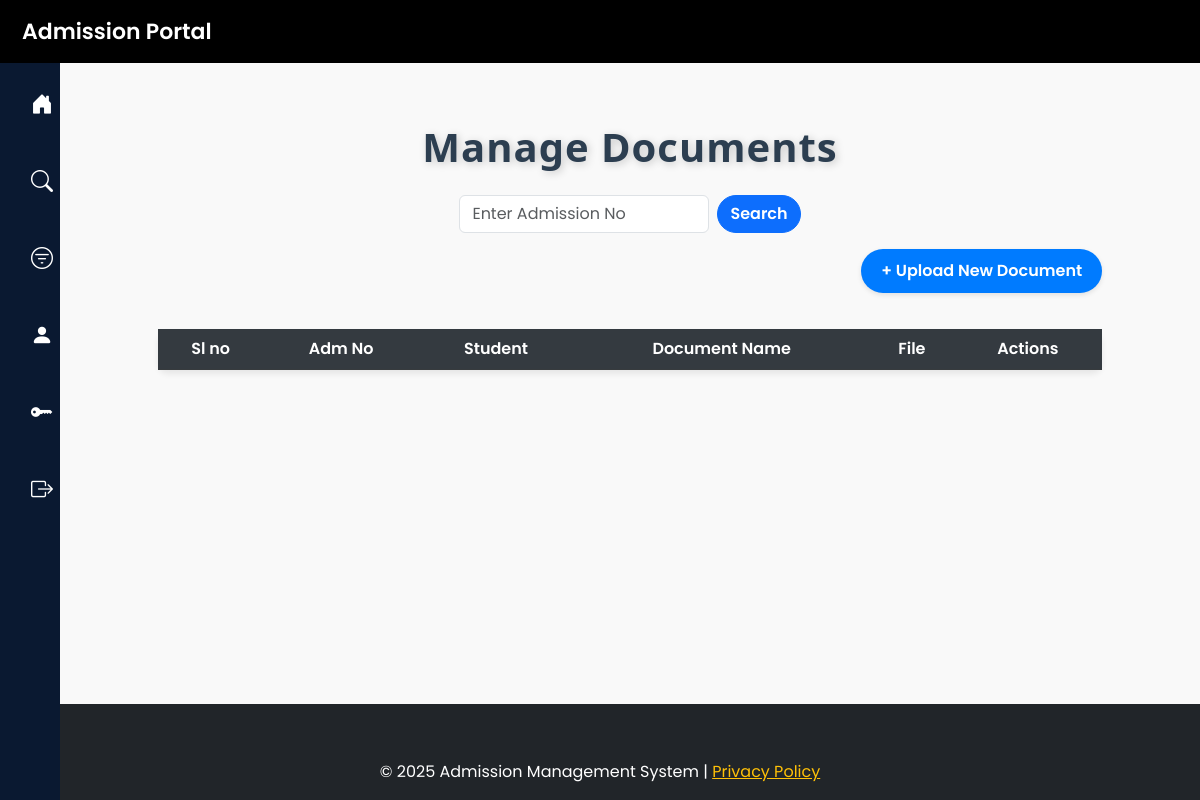
The page /manage_documents/ on the database as committed earlier.
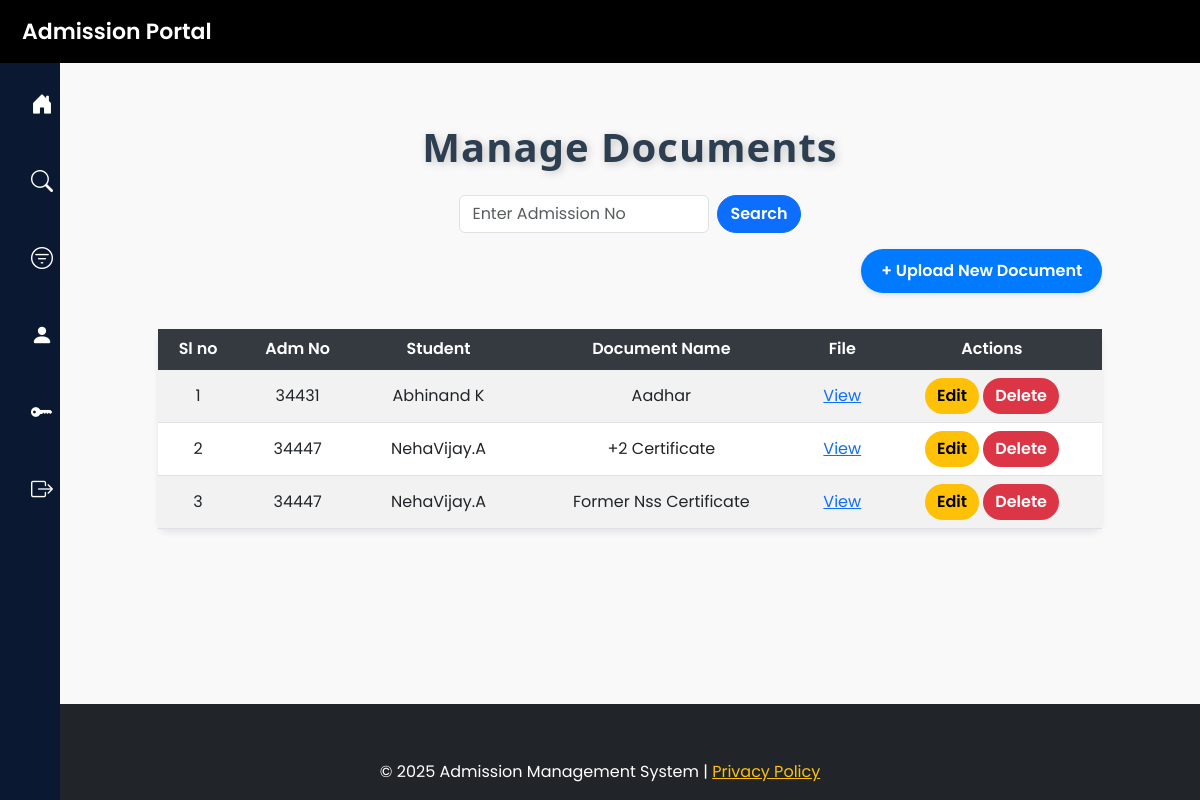
The same page on the database as committed later.
### admission/models.py (models this page shows, shortened)
class Document(models.Model):
    student = models.ForeignKey(Student, on_delete=models.CASCADE)  # Foreign key to Student table
    document_name = models.ForeignKey(DocType, on_delete=models.CASCADE)  # Document name
    document_file = models.FileField(upload_to='documents/')  # File upload field

class Student(models.Model):
    user = models.OneToOneField(User, on_delete=models.CASCADE,null=True,default=None)
    stud_name = models.CharField(max_length=100)
    stud_adm_no = models.CharField(max_length=20, unique=True)
    stud_reg_no = models.CharField(max_length=20, unique=True, blank=True, null=True)
    stud_roll_no = models.CharField(max_length=20, unique=True, blank=True, null=True)
    aadhaar = models.CharField(max_length=12, unique=True)
    abc_id = models.CharField(max_length=50, blank=True, null=True)
    email = models.EmailField(unique=True)
    phone = models.CharField(max_length=15)
    dob = models.DateField()
    caste = models.ForeignKey(Caste, on_delete=models.SET_NULL, blank=True, null=True)  # Foreign Key to Caste
    religion = models.ForeignKey(Religion, on_delete=models.SET_NULL, blank=True, null=True)  # Foreign Key to Religion
    quota = models.ForeignKey(Quota, on_delete=models.SET_NULL, blank=True, null=True)
    category = models.ForeignKey(Category, on_delete=models.SET_NULL, blank=True, null=True)
    program= models.ForeignKey(Program, on_delete=models.SET_NULL, blank=True, null=True)  # Foreign Key to Quota# Foreign Key to Quota
    pathway= models.ForeignKey(Pathway, on_delete=models.SET_NULL, blank=True, null=True)  # Foreign Key to Quota# Foreign Key to Quota
    board=models.ForeignKey(Board, on_delete=models.SET_NULL, blank=True, null=True)
    normalized_mark = models.FloatField(default=0.0)
    parent_name = models.CharField(max_length=100)
    parent_mob = models.CharField(max_length=15)
    house_name = models.CharField(max_length=100)
    post = models.CharField(max_length=50)
    district = models.CharField(max_length=50)
    state = models.CharField(max_length=50)
    pincode = models.CharField(max_length=10)
    date_of_joining = models.DateField()
    income = models.DecimalField(max_digits=10, decimal_places=2, blank=True, null=True)
    egrantz = models.BooleanField(default=False)
    status = models.BooleanField(default=True)  # Active/Inactive
    gender = models.CharField(max_length=10, choices=[('Male', 'Male'), ('Female', 'Female'), ('Other', 'Other')])
    blood_group = models.CharField(max_length=5, choices=[('A+', 'A+'), ('A-', 'A-'), ('B+', 'B+'),('B-', 'B-') ,('O+', 'O+'),('O-', 'O-'), ('AB-', 'AB-'),('AB+', 'AB+')])
    language=models.CharField(max_length=10, choices=[('Malayalam', 'Malayalam'), ('Hindi', 'Hindi')] ,default='Malayalam')
    identification_mark = models.TextField(blank=True, null=True)
    year_of_admission = models.IntegerField(default=2025)

class DocType(models.Model):
    name = models.CharField(max_length=255, unique=True)  # Unique document type name
    def __str__(self):
        return self.name

### admission/views.py (the view)
# urls.py: path('manage_documents/', views.manage_documents, name='manage_documents'),
def manage_documents(request):
    adm_no = request.GET.get('adm_no', '').strip()
    documents = Document.objects.all()
    if adm_no:
        documents = documents.filter(student__stud_adm_no__icontains=adm_no)
    return render(request, 'manage_documents.html', {
        'documents': documents,
        'adm_no': adm_no
    })

### admission/context_processors.py (called while the page is built)
def user_groups(request):
    is_office = request.user.groups.filter(name='office').exists()
    is_hod = request.user.groups.filter(name='hod').exists()
    is_superuser = request.user.is_superuser
    return {
        'is_office': is_office,
        'is_hod': is_hod,
        'is_superuser': is_superuser
    }

### AMS/admission/templates/manage_documents.html (shortened to what this page needs)
{% extends 'base.html' %}
{% block content %}
<div class="container">
    <div class="table-header d-flex flex-column align-items-center">
        <h2 class="mb-4">Manage Documents</h2>
        <form method="get" class="d-flex align-items-center gap-2 mb-3">
            <input type="text" name="adm_no" class="form-control" style="max-width: 250px;" placeholder="Enter Admission No" value="{{ adm_no }}">
            <button type="submit" class="btn btn-primary">Search</button>
        </form>
        <div class="w-100 d-flex justify-content-end mb-3">
            <a href="{% url 'upload_document' %}" class="add-button">+ Upload New Document</a>
        </div>
    </div>
    <table class="table table-striped">
        <thead class="table-dark">
            <tr>
                <th>Sl no</th>
                <th>Adm No</th>
                <th>Student</th>
                <th>Document Name</th>
                <th>File</th>
                <th>Actions</th>
            </tr>
        </thead>
        <tbody>
            {% for document in documents %}
            <tr>
                <td>{{ forloop.counter }}</td>
                <td>{{ document.student.stud_adm_no }}</td>
                <td>{{ document.student.stud_name }}</td>
                <td>{{ document.document_name }}</td>
                <td><a href="{{ document.document_file.url }}" target="_blank">View</a></td>
                <td>
                    <a href="{% url 'edit_document' document.pk %}" class="btn btn-warning">Edit</a>
                    <a href="{% url 'delete_document' document.pk %}" class="btn btn-danger">Delete</a>
                </td>
            </tr>
            {% endfor %}
        </tbody>
    </table>
</div>
{% endblock %}

Rows that differ between the two databases and show on the page:
added Document: student.stud_adm_no "34431", student.stud_name "Abhinand K", document_name "Aadhar"
added Document: student.stud_adm_no "34447", student.stud_name "NehaVijay.A", document_name "+2 Certificate"
added Document: student.stud_adm_no "34447", student.stud_name "NehaVijay.A", document_name "Former Nss Certificate"
